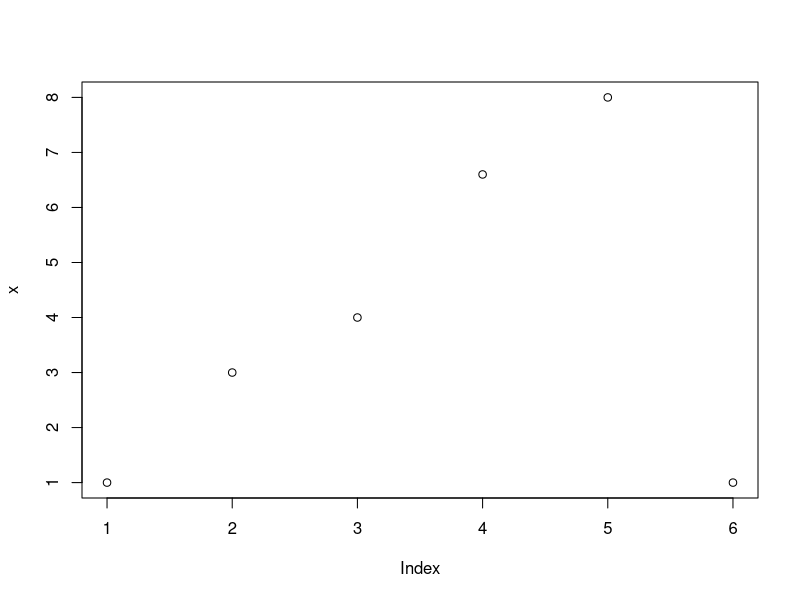

This figure's R source: (Note: this script raises an error after producing the figure.)
rm(list = ls())

################################################################################

## some basic functions
x <- c(1,3,4,6.6,8,1) # create vector
# sort vector, note that the default here is an increasing order
sort(x)
# how to get a decreasing order?
?sort 
sort(x, decreasing = TRUE)
# length of object
length(x)  
# numeric maximum of vector
max(x) 
# numeric minimum of vector
min(x) 
# unique values in vector
unique(x) 
# frequency table of vector
table(x) 
# simple plot with index on x-axis and values on y-axis
plot(x) 
# summarise info on object, output depends on object!
summary(x) 
# print object to console
print('Hello world') 
# round value, second argument gives decimal place
round(3.5467, digits = 3) 
# create sequence of numbers
seq(from=1, to=10, by=3) 
# get information on functions
?seq 
# You do not need to type in the arguments' names if you know their
# position
seq(1,10,2) 
# sqaure root of something
sqrt(16)
#sine
sin(pi/2)
#cosine
cos(0)  
#tangent
tan(0)  
#natural logarithm
log(1)
#e^x
exp(1)        
#next higher integer
ceiling(1.2) 
#next lower integer
floor(1.2) 
#absolute value
abs(-1)   
# structure of an object 
str(x)   
# class or type of an object
class(x)
# combine objects as columns
y <- seq(1:6)
cbind(x, y) 
# combine objects as rows 
rbind(x, y) 

################################################################################

## character functions
#returns string of uppercase letters
toupper("Test")
#returns string of lowercase letters
tolower("Test")  
#returns string from start to stop
substr("Test", start=2, stop=3)    
#splits string given the split character
strsplit("Test", split="")          
strsplit("Test", split="e")
#combines strings with given separator
paste("T", "e", "s", "t", sep="")   

################################################################################

## boolean / logical values
TRUE
FALSE
# can be used in arithmetic operations (T is 1, F is 0)
sum(c(TRUE, TRUE, FALSE))
c(TRUE, TRUE, FALSE) * 2 + c(3,4,pi)
# TRUe and FALSE are fixed values in R -> case sensitive!
TRUE <- 'something else' # Doesn't work
True <- 'something else' # Does work
# WARNING do not use "T <- 'something else' as this is the abbreviation of TRUE

################################################################################

## basic logical operators
5 == 10 # YOU NEED to Use "==" NOT "="
5 != 10
5 > 10
5 < 10
5 >= 10
5 <= 10
# order does not matter
c(1,2,3,4,5) == 3
3 == c(1,2,3,4,5)

################################################################################

## compare multiple expressions
# logical "and"
FALSE & FALSE
FALSE & TRUE
TRUE & TRUE
# logical "or"
FALSE | FALSE 
FALSE | TRUE
TRUE | TRUE
# examples
(1<5) & (2<10) 
(c(1,3,5)>1) & (5==c(1,3,5))
# and one more operator (order matters!)
3 %in% c(1,3,5)
c(1,3,5) %in% 3

################################################################################

#Statistical probability functions
#generates 1 random number from the standard normal distribution
rnorm(1,0,1)       
#normal density function  - probability density function (PDF)                    
dnorm(1,0,1)
x <- seq(from = -5, to = 5, by = 0.05)
rnorm(x)
dnorm(x)
# you can also plot the distribution graphically
library(ggplot2)
norm_dat <- data.frame(x = x, pdf = dnorm(x))
ggplot(norm_dat) + geom_line(aes(x = x, y = pdf))
#cumulative normal probability - cumulative distribution function (cdf)
pnorm(0)
#normal quantile (value at the p percentile of normal distribution))
qnorm(0.8)     
#r-, d-, p-, q- always evoke the above described commands for a given 
#distributen Other distributions may vary in their parametrization.

#commonly used distributions:
#Normal:    -norm
#Uniform:   -unif
#Beta:      -beta
#gamma:     -gamma
#Binomial:  -binom
#Poisson:   -pois
#Weibull:   -weibull

################################################################################

## Other statistical functions
x <- seq(1:10)

#arithmetic mean
mean(x)
#variance
var(x)  
#standard deviation = same as sqrt(var(x))
sd(x)	  
#median
median(x)	
#quantiles (quartiles on default)
quantile(x)	
#range
range(x)
#sum
sum(x)	
#minimum
min(x)	
#maximum
max(x)	        


################################################################################

## Subsetting
# usually done with [ ]
# indexing in R starts with 1 
x <- 11:20
# select first three elements by position
x[c(1,2,3)]
x[c(3,1,2)]
# create vectors that are larger "subsets" of the original ones
x[c(1,1,2,3,1,1:10)]
# create new vectors based on subsets
y <- x[1:5]
# insert new values
x[c(7,5)] <- 1000
# we can also use functions to give positions:
x[length(x)] <- 999
# What does this do?
x[seq(1, length(x), by=2)] <- x[seq(1, length(x), by=2)] * 2
# you can also use the subset function to create subsets
?subset
